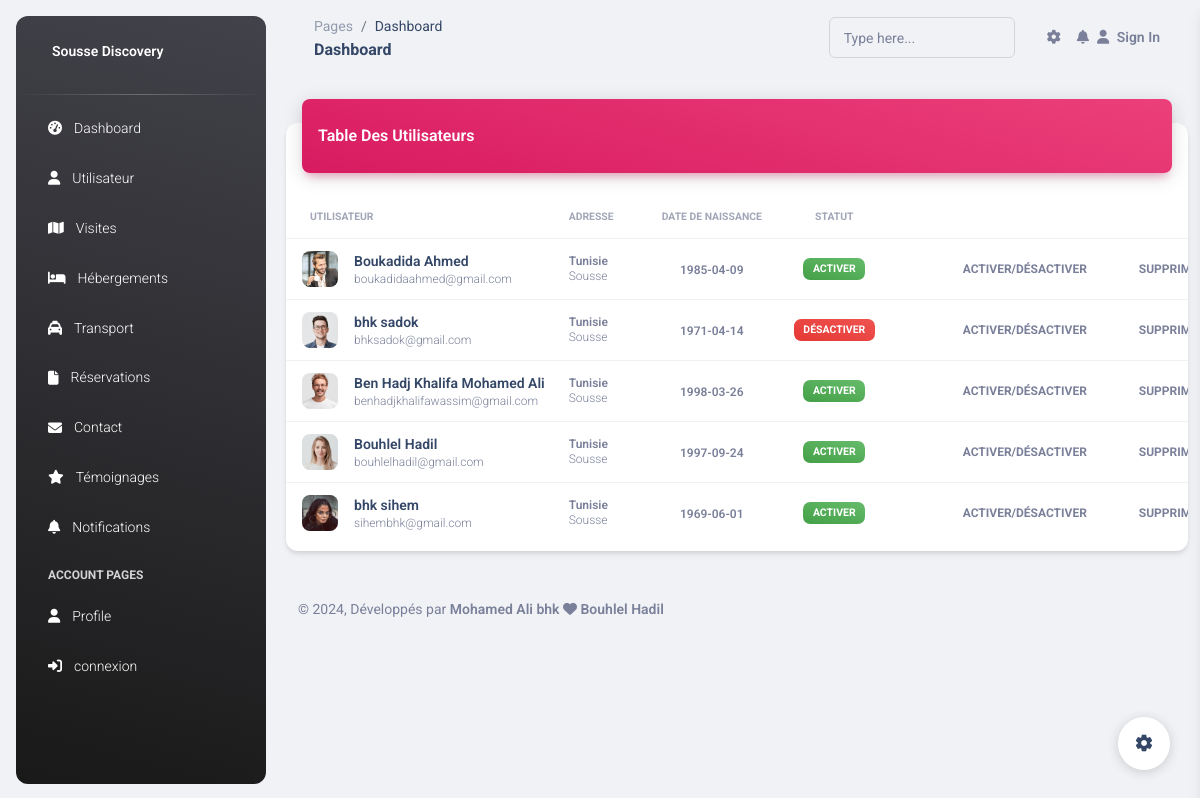
The page /connexion/user.php (signed in) on the database its author committed.
### tables this page shows
CREATE TABLE IF NOT EXISTS `user` (
  `id` int NOT NULL AUTO_INCREMENT,
  `nom` varchar(30) NOT NULL,
  `prenom` varchar(30) NOT NULL,
  `email` varchar(150) NOT NULL,
  `username` varchar(50) NOT NULL,
  `password` varchar(50) NOT NULL,
  `telephone` varchar(20) NOT NULL,
  `image` varchar(150) NOT NULL,
  `sexe` varchar(20) NOT NULL,
  `dateN` date NOT NULL,
  `cin` varchar(20) NOT NULL,
  `pays` varchar(20) NOT NULL,
  `ville` varchar(50) NOT NULL,
  `codePostale` varchar(10) NOT NULL,
  `adresse` varchar(100) NOT NULL,
  `etat` int NOT NULL,
  `type` int NOT NULL,
  PRIMARY KEY (`id`)
);

### connexion/database.php (called while the page is built, shortened)
<?php
class database
{
    private $link;
    public function __construct()
    {
        global $link;
        if (is_null($link)) {
            $server = 'localhost';
            $login = 'root';
            $password = '';
            $database = 'sousse_discovery';
            try {
                $this->link = new mysqli($server, $login, $password, $database);
                $this->link->set_charset("utf8");
            } catch (mysqli_sql_exception $e) {
                echo 'Problem de connexion--> ' . $e;
            }
        }
    }
    public function getConnectionDB()
    {
        return $this->link;
    }
}
?>

### connexion/connexion.php (called while the page is built, shortened)
<?php
require_once("database.php");
require_once("userfct.php");
$database = new database();
$userfct= new userfct($database->getConnectionDB());
?>

### connexion/userfct.php (called while the page is built, shortened)
<?php
class userfct
{
    private $db;
    public function __construct($db)
    {
        $this->db = $db;
    }
    public function read()
    {
        $table = array();
        $query = mysqli_query($this->db, "SELECT * FROM `user`");
        while ($result = mysqli_fetch_array($query)) {
            $table[] = $result;
        }
        return $table;
    }
    }
?>

### connexion/user.php (the view, shortened to what this page needs)
<?php require_once('head.php'); ?>
<body class="g-sidenav-show  bg-gray-200">
  <?php require_once('navbarr.php'); ?>
  <div class="container-fluid py-4">
    <div class="row">
      <div class="col-12">
        <div class="card my-4">
          <div class="card-header p-0 position-relative mt-n4 mx-3 z-index-2">
            <div class="bg-gradient-primary shadow-primary border-radius-lg pt-4 pb-3">
              <h6 class="text-white text-capitalize ps-3">Table Des utilisateurs</h6>
            </div>
          </div>
          <div class="card-body px-0 pb-2">
            <div class="table-responsive p-0">
              <table class="table align-items-center mb-0">
                <thead>
                  <tr>
                    <th class="text-uppercase text-secondary text-xxs font-weight-bolder opacity-7">Utilisateur</th>
                    <th class="text-uppercase text-secondary text-xxs font-weight-bolder opacity-7 ps-2">Adresse</th>
                    <th class="text-center text-uppercase text-secondary text-xxs font-weight-bolder opacity-7">date de naissance</th>
                    <th class="text-center text-uppercase text-secondary text-xxs font-weight-bolder opacity-7">statut</th>
                    <th class="text-secondary opacity-7"></th>
                  </tr>
                </thead>
                <tbody>
                  <?php
                  $all = $userfct->read();
                  foreach ($all as $i => $item) :
                  ?>
                    <tr>
                      <td>
                        <div class="d-flex px-2 py-1">
                          <div>
                            <img src="images/<?= $item["image"]; ?>" class="avatar avatar-sm me-3 border-radius-lg" alt="user1">
                          </div>
                          <div class="d-flex flex-column justify-content-center">
                            <h6 class="mb-0 text-sm"><?= $item["nom"]; ?> <?= $item["prenom"]; ?></h6>
                            <p class="text-xs text-secondary mb-0"><?= $item["email"]; ?></p>
                          </div>
                        </div>
                      </td>
                      <td>
                        <p class="text-xs font-weight-bold mb-0"><?= $item["pays"]; ?></p>
                        <p class="text-xs text-secondary mb-0"><?= $item["ville"]; ?></p>
                      </td>
                      <td class="align-middle text-center">
                        <span class="text-secondary text-xs font-weight-bold"><?= $item["dateN"]; ?></span>
                      </td>
                      <td class="align-middle text-center text-sm">
                        <?php if ($item["etat"] == 0) : ?>
                          <span class="badge badge-sm bg-gradient-danger">Désactiver</span>
                        <?php else : ?>
                          <span class="badge badge-sm bg-gradient-success">Activer</span>
                        <?php endif; ?>
                      </td>
                      <td class="align-middle">
                        <button class="btn btn-link text-secondary mb-0">
                          <button type="button" class="btn btn-link text-secondary mb-0" data-bs-toggle="modal" data-bs-target="#update<?= $item["id"]; ?>">
                            Activer/Désactiver
                          </button>
                          <button type="button" class="btn btn-link text-secondary mb-0" data-bs-toggle="modal" data-bs-target="#delete<?= $item["id"]; ?>">
                            supprimer
                          </button>
                      </td>
                    </tr>
                  <?php endforeach; ?>
                </tbody>
              </table>
            </div>
          </div>
        </div>
      </div>
    </div>
    <?php require_once('footerd.php'); ?>
  </div>
  </main>
  <?php require_once('sidebar.php');
  require_once('script.php'); ?>
</body>
</html>

### rows shown on the page
user: image (picture), nom "Boukadida", prenom "Ahmed", email "boukadidaahmed@gmail.com", pays "Tunisie", ville "Sousse", dateN "1985-04-09", etat "ACTIVER"
user: image (picture), nom "bhk", prenom "sadok", email "bhksadok@gmail.com", pays "Tunisie", ville "Sousse", dateN "1971-04-14", etat "DÉSACTIVER"
user: image (picture), nom "Ben Hadj Khalifa", prenom "Mohamed Ali", email "benhadjkhalifawassim@gmail.com", pays "Tunisie", ville "Sousse", dateN "1998-03-26", etat "ACTIVER"
user: image (picture), nom "Bouhlel", prenom "Hadil", email "bouhlelhadil@gmail.com", pays "Tunisie", ville "Sousse", dateN "1997-09-24", etat "ACTIVER"
user: image (picture), nom "bhk", prenom "sihem", email "sihembhk@gmail.com", pays "Tunisie", ville "Sousse", dateN "1969-06-01", etat "ACTIVER"
